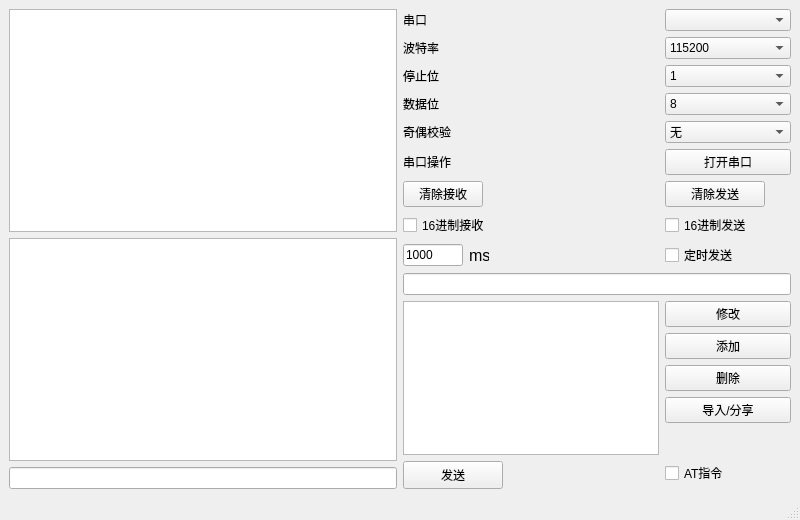
<?xml version="1.0" encoding="UTF-8"?>
<ui version="4.0">
 <class>MainWindow</class>
 <widget class="QMainWindow" name="MainWindow">
  <property name="geometry">
   <rect>
    <x>0</x>
    <y>0</y>
    <width>800</width>
    <height>520</height>
   </rect>
  </property>
  <property name="windowTitle">
   <string>MainWindow</string>
  </property>
  <property name="styleSheet">
   <string notr="true"/>
  </property>
  <widget class="QWidget" name="centralwidget">
   <layout class="QGridLayout" name="gridLayout_4">
    <item row="4" column="0">
     <layout class="QHBoxLayout" name="horizontalLayout_2">
      <item>
       <layout class="QVBoxLayout" name="verticalLayout">
        <item>
         <widget class="QPlainTextEdit" name="txtRec">
          <property name="readOnly">
           <bool>true</bool>
          </property>
         </widget>
        </item>
        <item>
         <widget class="QListWidget" name="listWidget"/>
        </item>
        <item>
         <widget class="QLineEdit" name="txtSend"/>
        </item>
       </layout>
      </item>
      <item>
       <layout class="QFormLayout" name="formLayout">
        <item row="0" column="0">
         <widget class="QLabel" name="label">
          <property name="text">
           <string>串口</string>
          </property>
         </widget>
        </item>
        <item row="0" column="1">
         <widget class="myComboBox" name="cmbSerialPort"/>
        </item>
        <item row="1" column="0">
         <widget class="QLabel" name="lblBaudRate">
          <property name="text">
           <string>波特率</string>
          </property>
         </widget>
        </item>
        <item row="1" column="1">
         <widget class="QComboBox" name="cmbBaudRate">
          <property name="currentIndex">
           <number>2</number>
          </property>
          <item>
           <property name="text">
            <string>9600</string>
           </property>
          </item>
          <item>
           <property name="text">
            <string>38400</string>
           </property>
          </item>
          <item>
           <property name="text">
            <string>115200</string>
           </property>
          </item>
         </widget>
        </item>
        <item row="2" column="0">
         <widget class="QLabel" name="lblStop">
          <property name="text">
           <string>停止位</string>
          </property>
         </widget>
        </item>
        <item row="2" column="1">
         <widget class="QComboBox" name="cmbStop">
          <item>
           <property name="text">
            <string>1</string>
           </property>
          </item>
          <item>
           <property name="text">
            <string>1.5</string>
           </property>
          </item>
          <item>
           <property name="text">
            <string>2</string>
           </property>
          </item>
         </widget>
        </item>
        <item row="3" column="0">
         <widget class="QLabel" name="lblData">
          <property name="text">
           <string>数据位</string>
          </property>
         </widget>
        </item>
        <item row="3" column="1">
         <widget class="QComboBox" name="cmbData">
          <property name="currentIndex">
           <number>3</number>
          </property>
          <item>
           <property name="text">
            <string>5</string>
           </property>
          </item>
          <item>
           <property name="text">
            <string>6</string>
           </property>
          </item>
          <item>
           <property name="text">
            <string>7</string>
           </property>
          </item>
          <item>
           <property name="text">
            <string>8</string>
           </property>
          </item>
         </widget>
        </item>
        <item row="4" column="0">
         <widget class="QLabel" name="lblCheck">
          <property name="text">
           <string>奇偶校验</string>
          </property>
         </widget>
        </item>
        <item row="4" column="1">
         <widget class="QComboBox" name="cmbCheck">
          <item>
           <property name="text">
            <string>无</string>
           </property>
          </item>
          <item>
           <property name="text">
            <string>奇校验</string>
           </property>
          </item>
          <item>
           <property name="text">
            <string>偶校验</string>
           </property>
          </item>
         </widget>
        </item>
        <item row="5" column="0">
         <widget class="QLabel" name="lblSwitch">
          <property name="text">
           <string>串口操作</string>
          </property>
         </widget>
        </item>
        <item row="5" column="1">
         <widget class="QPushButton" name="btnSwitch">
          <property name="text">
           <string>打开串口</string>
          </property>
         </widget>
        </item>
        <item row="6" column="0">
         <widget class="QPushButton" name="btnClearRec">
          <property name="maximumSize">
           <size>
            <width>100</width>
            <height>16777215</height>
           </size>
          </property>
          <property name="text">
           <string>清除接收</string>
          </property>
         </widget>
        </item>
        <item row="6" column="1">
         <widget class="QPushButton" name="btnClearSend">
          <property name="maximumSize">
           <size>
            <width>100</width>
            <height>16777215</height>
           </size>
          </property>
          <property name="text">
           <string>清除发送</string>
          </property>
         </widget>
        </item>
        <item row="7" column="0">
         <widget class="QCheckBox" name="chkRec">
          <property name="text">
           <string>16进制接收</string>
          </property>
         </widget>
        </item>
        <item row="7" column="1">
         <widget class="QCheckBox" name="chkSend">
          <property name="text">
           <string>16进制发送</string>
          </property>
         </widget>
        </item>
        <item row="8" column="0">
         <layout class="QHBoxLayout" name="horizontalLayout">
          <item>
           <widget class="QLineEdit" name="txtSendMs">
            <property name="maximumSize">
             <size>
              <width>60</width>
              <height>16777215</height>
             </size>
            </property>
            <property name="text">
             <string>1000</string>
            </property>
           </widget>
          </item>
          <item>
           <widget class="QLabel" name="lblMs">
            <property name="maximumSize">
             <size>
              <width>20</width>
              <height>16777215</height>
             </size>
            </property>
            <property name="font">
             <font>
              <pointsize>12</pointsize>
             </font>
            </property>
            <property name="text">
             <string>ms</string>
            </property>
           </widget>
          </item>
         </layout>
        </item>
        <item row="8" column="1">
         <widget class="QCheckBox" name="chkTimSend">
          <property name="maximumSize">
           <size>
            <width>100</width>
            <height>16777215</height>
           </size>
          </property>
          <property name="text">
           <string>定时发送</string>
          </property>
         </widget>
        </item>
        <item row="9" column="0" colspan="2">
         <widget class="QLineEdit" name="lineEdit"/>
        </item>
        <item row="10" column="0">
         <widget class="QPlainTextEdit" name="textEdit">
          <property name="styleSheet">
           <string notr="true"/>
          </property>
         </widget>
        </item>
        <item row="10" column="1">
         <layout class="QVBoxLayout" name="verticalLayout_2">
          <item>
           <widget class="QPushButton" name="write">
            <property name="text">
             <string>修改</string>
            </property>
           </widget>
          </item>
          <item>
           <widget class="QPushButton" name="insert">
            <property name="text">
             <string>添加</string>
            </property>
           </widget>
          </item>
          <item>
           <widget class="QPushButton" name="pushButton">
            <property name="text">
             <string>删除</string>
            </property>
           </widget>
          </item>
          <item>
           <widget class="QPushButton" name="share">
            <property name="text">
             <string>导入/分享</string>
            </property>
           </widget>
          </item>
         </layout>
        </item>
        <item row="11" column="0">
         <widget class="QPushButton" name="btnSend">
          <property name="minimumSize">
           <size>
            <width>100</width>
            <height>28</height>
           </size>
          </property>
          <property name="maximumSize">
           <size>
            <width>125</width>
            <height>16777215</height>
           </size>
          </property>
          <property name="text">
           <string>发送</string>
          </property>
         </widget>
        </item>
        <item row="11" column="1">
         <widget class="QCheckBox" name="form_check">
          <property name="text">
           <string>AT指令</string>
          </property>
         </widget>
        </item>
       </layout>
      </item>
     </layout>
    </item>
   </layout>
  </widget>
  <widget class="QMenuBar" name="menubar">
   <property name="geometry">
    <rect>
     <x>0</x>
     <y>0</y>
     <width>800</width>
     <height>18</height>
    </rect>
   </property>
  </widget>
  <widget class="QStatusBar" name="statusbar"/>
 </widget>
 <customwidgets>
  <customwidget>
   <class>myComboBox</class>
   <extends>QComboBox</extends>
   <header>mycombobox.h</header>
  </customwidget>
 </customwidgets>
 <resources/>
 <connections/>
</ui>
